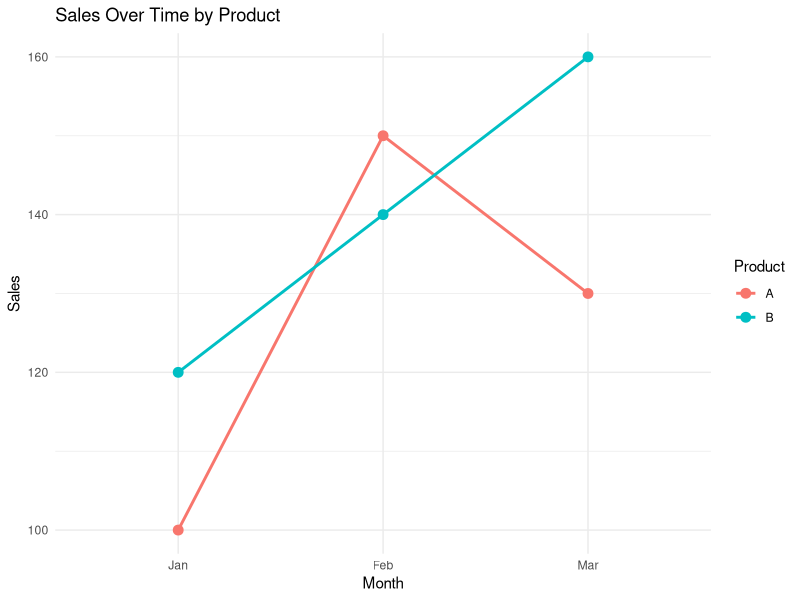

Source code (R):
library(ggplot2)

sales_time_data <- data.frame(
  Month = factor(c("Jan","Feb","Mar","Jan","Feb","Mar"),
                 levels = c("Jan","Feb","Mar")),
  Product = c("A","A","A","B","B","B"),
  Sales = c(100, 150, 130, 120, 140, 160)
)

ggplot(sales_time_data,
       aes(x = Month, y = Sales,
           group = Product, color = Product)) +
  geom_line(size = 1) +
  geom_point(size = 3) +
  labs(title = "Sales Over Time by Product",
       x = "Month",
       y = "Sales") +
  theme_minimal()
